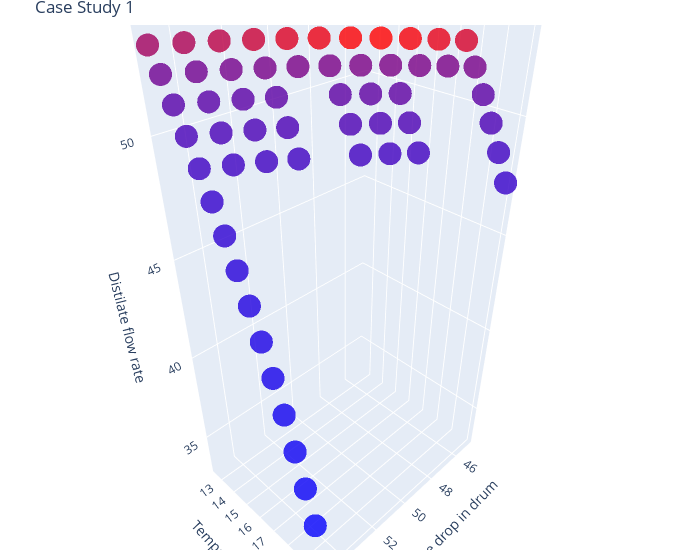
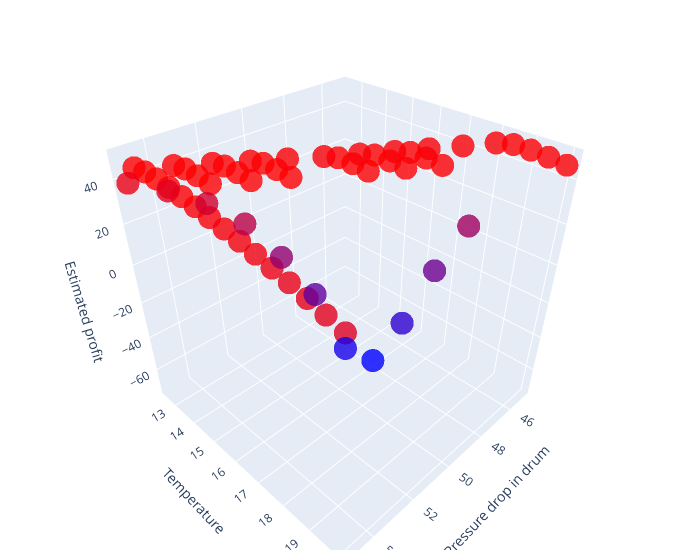

The cell these charts' notebook holds for them, in order:
### Markdown cell above
In case study 1 We varried the temperature and pressure of the drum. We initially started with a pressure drop of 50kPa and a temperature of 16 degrees C. We varried the pressure drop from 45 to 55 kPa and our temperature from 10 to 20. We settled on an ideal opperating temperature of 14 degrees C because it is close to the ambient temperature in Boulder which means we will need significantly less energy to run the column. We found that this occured at 54-55 kPa drop. We also investigated a much larger drop of 75 kPa but the outlet stream is closer to 0 degrees C and the increase in the product flow was only about 4%

### Code cell
fig = go.Figure(data = [go.Scatter3d(
    x=df1['P drop'],
    y=df1['temp'],
    z=df1['dist flow'],
    mode='markers',
    marker=dict(
        size=8,
        color=np.log(df1['cond liq flow']),                # set color to an array/list of desired values
        colorscale='bluered',   # choose a colorscale
        opacity=0.8
    )
)])

fig.update_layout(title="Case Study 1",
                scene = dict(
                    xaxis_title='Pressure drop in drum',
                    yaxis_title='Temperature',
                    zaxis_title='Distilate flow rate'),
                    width=700,
                    margin=dict(r=20, b=10, l=10, t=25))
fig.show()

fig = go.Figure(data = [go.Scatter3d(
    x=df1['P drop'],
    y=df1['temp'],
    z=df1['profit'],
    mode='markers',
    marker=dict(
        size=8,
        color=df1['profit'],                # set color to an array/list of desired values
        colorscale='bluered',   # choose a colorscale
        opacity=0.8
    )
)])

fig.update_layout(scene = dict(
                    xaxis_title='Pressure drop in drum',
                    yaxis_title='Temperature',
                    zaxis_title='Estimated profit'),
                    width=700,
                    margin=dict(r=20, b=10, l=10, t=25))
fig.show()

### Figure 1 — Plotly figure (JSON) as saved in the notebook; plotly's stock layout.template omitted (floating-point values rounded to 4 significant figures)
{"data": [{"marker": {"color": [2.913, 3.007, 3.107, 3.207, 3.311, 3.417, 3.532, 3.653, 3.787, 3.935, 4.106, 4.309, 4.56, 4.898, 5.417, 6.583, 4.33, 4.589, 4.941, 5.494, 6.866, 4.349, 4.614, 4.978, 5.564, 7.181, 4.363, 4.633, 5.008, 5.621, 7.534, 5.666, 7.936, 4.379, 4.658, 5.045, 5.696, 8.272, 4.381, 4.662, 5.053, 5.713, 8.647, 4.379, 4.661, 5.052, 5.715, 8.736, 5.703, 8.536, 5.676, 8.19, 4.139, 4.352, 4.628, 5.009, 5.636, 7.807], "colorscale": [[0, "rgb(0,0,255)"], [1, "rgb(255,0,0)"]], "opacity": 0.8, "size": 8}, "mode": "markers", "type": "scatter3d", "x": [55, 55, 55, 55, 55, 55, 55, 55, 55, 55, 55, 55, 55, 55, 55, 55, 54, 54, 54, 54, 54, 53, 53, 53, 53, 53, 52, 52, 52, 52, 52, 51, 51, 50, 50, 50, 50, 50, 49, 49, 49, 49, 49, 48, 48, 48, 48, 48, 47, 47, 46, 46, 45, 45, 45, 45, 45, 45], "y": [20, 19.5, 19, 18.5, 18, 17.5, 17, 16.5, 16, 15.5, 15, 14.5, 14, 13.5, 13, 12.5, 15, 14.5, 14, 13.5, 13, 15.5, 15, 14.5, 14, 13.5, 16, 15.5, 15, 14.5, 14, 15, 14.5, 17, 16.5, 16, 15.5, 15, 17.5, 17, 16.5, 16, 15.5, 18, 17.5, 17, 16.5, 16, 17, 16.5, 17.5, 17, 20, 19.5, 19, 18.5, 18, 17.5], "z": [33.14, 35.21, 37.13, 38.92, 40.57, 42.12, 43.55, 44.89, 46.15, 47.32, 48.41, 49.44, 50.41, 51.32, 52.17, 52.98, 49.42, 50.39, 51.3, 52.15, 52.96, 49.38, 50.35, 51.26, 52.12, 52.93, 49.32, 50.29, 51.21, 52.07, 52.88, 52.01, 52.82, 49.15, 50.14, 51.06, 51.93, 52.76, 49.05, 50.04, 50.97, 51.85, 52.67, 48.93, 49.93, 50.87, 51.75, 52.58, 51.64, 52.48, 51.52, 52.36, 47.39, 48.49, 49.51, 50.48, 51.38, 52.24]}], "layout": {"margin": {"b": 10, "l": 10, "r": 20, "t": 25}, "scene": {"xaxis": {"title": {"text": "Pressure drop in drum"}}, "yaxis": {"title": {"text": "Temperature"}}, "zaxis": {"title": {"text": "Distilate flow rate"}}}, "title": {"text": "Case Study 1"}, "width": 700}}

### Figure 2 — Plotly figure (JSON) as saved in the notebook; plotly's stock layout.template omitted (floating-point values rounded to 4 significant figures)
{"data": [{"marker": {"color": [32.77, 34.81, 36.68, 38.42, 40.03, 41.51, 42.87, 44.12, 45.26, 46.29, 47.2, 47.96, 48.5, 48.64, 47.67, 38.52, 47.9, 48.42, 48.5, 47.29, 33.78, 47.83, 48.33, 48.35, 46.9, 26.64, 47.75, 48.23, 48.22, 46.55, 15.48, 46.23, -3.114, 47.56, 48.03, 47.96, 45.98, -25.53, 47.45, 47.92, 47.84, 45.79, -61.18, 47.34, 47.81, 47.74, 45.68, -71.86, 45.65, -49.45, 45.68, -19.76, 46.14, 46.93, 47.47, 47.48, 45.77, 3.092], "colorscale": [[0, "rgb(0,0,255)"], [1, "rgb(255,0,0)"]], "opacity": 0.8, "size": 8}, "mode": "markers", "type": "scatter3d", "x": [55, 55, 55, 55, 55, 55, 55, 55, 55, 55, 55, 55, 55, 55, 55, 55, 54, 54, 54, 54, 54, 53, 53, 53, 53, 53, 52, 52, 52, 52, 52, 51, 51, 50, 50, 50, 50, 50, 49, 49, 49, 49, 49, 48, 48, 48, 48, 48, 47, 47, 46, 46, 45, 45, 45, 45, 45, 45], "y": [20, 19.5, 19, 18.5, 18, 17.5, 17, 16.5, 16, 15.5, 15, 14.5, 14, 13.5, 13, 12.5, 15, 14.5, 14, 13.5, 13, 15.5, 15, 14.5, 14, 13.5, 16, 15.5, 15, 14.5, 14, 15, 14.5, 17, 16.5, 16, 15.5, 15, 17.5, 17, 16.5, 16, 15.5, 18, 17.5, 17, 16.5, 16, 17, 16.5, 17.5, 17, 20, 19.5, 19, 18.5, 18, 17.5], "z": [32.77, 34.81, 36.68, 38.42, 40.03, 41.51, 42.87, 44.12, 45.26, 46.29, 47.2, 47.96, 48.5, 48.64, 47.67, 38.52, 47.9, 48.42, 48.5, 47.29, 33.78, 47.83, 48.33, 48.35, 46.9, 26.64, 47.75, 48.23, 48.22, 46.55, 15.48, 46.23, -3.114, 47.56, 48.03, 47.96, 45.98, -25.53, 47.45, 47.92, 47.84, 45.79, -61.18, 47.34, 47.81, 47.74, 45.68, -71.86, 45.65, -49.45, 45.68, -19.76, 46.14, 46.93, 47.47, 47.48, 45.77, 3.092]}], "layout": {"margin": {"b": 10, "l": 10, "r": 20, "t": 25}, "scene": {"xaxis": {"title": {"text": "Pressure drop in drum"}}, "yaxis": {"title": {"text": "Temperature"}}, "zaxis": {"title": {"text": "Estimated profit"}}}, "width": 700}}
